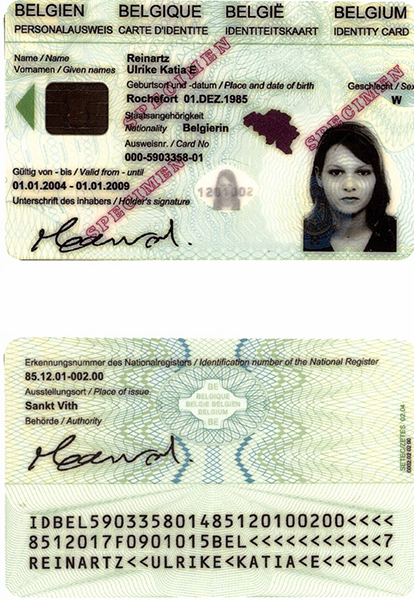
#> input picture orig/1_600.jpg, 414 x 600 px, found by its file name
$ python mrz.py   (older library calls are emulated)
#> lines starting #> are read from the running program, lines starting #| are printed output that depends on the picture; after the words box and inside, x2 and y2 are one past the last pixel; in counts of white or black regions, pixels touching at a corner belong together
# USAGE
# python detect_mrz.py --images examples

# import the necessary packages
#from imutils import paths
import numpy as np
import argparse
#import imutils
import cv2
import logging
# //Users/Warus/myFiles/Github/node-scanpassport/orig
# construct the argument parse and parse the arguments
ap = argparse.ArgumentParser()


#ap.add_argument("-i", "--images", required=True, help="path to images directory")
#args = vars(ap.parse_args())

# initialize a rectangular and square structuring kernel
rectKernel = cv2.getStructuringElement(cv2.MORPH_RECT, (13, 5))
sqKernel = cv2.getStructuringElement(cv2.MORPH_RECT, (21, 21))


imagePath = "/Users/Warus/myFiles/Github/node-scanpassport/orig/1_600.jpg"
# loop over the input image paths
#for imagePath in paths.list_images(args["images"]):
# load the image, resize it, and convert it to grayscale
image = cv2.imread(imagePath)
#> image is the input picture: shape (600, 414, 3); mean B, G, R 186.4, 203.7, 200.4
#image = imutils.resize(image, height=600)
gray = cv2.cvtColor(image, cv2.COLOR_BGR2GRAY)
#cv2.imshow("python gray", gray)

# smooth the image using a 3x3 Gaussian, then apply the blackhat
# morphological operator to find dark regions on a light background
gray = cv2.GaussianBlur(gray, (3, 3), 0)
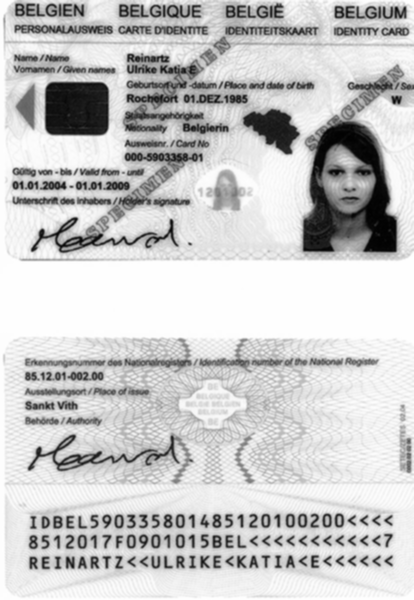
#> gray: shape (600, 414); min 1, max 255, mean 200.7
#cv2.imshow("python grayblur", gray)
blackhat = cv2.morphologyEx(gray, cv2.MORPH_BLACKHAT, rectKernel)
#cv2.imshow("python blackhat", blackhat)

# compute the Scharr gradient of the blackhat image and scale the
# result into the range [0, 255]
gradX = cv2.Sobel(blackhat, ddepth=cv2.CV_32F, dx=1, dy=0, ksize=-1)


gradX = np.absolute(gradX)
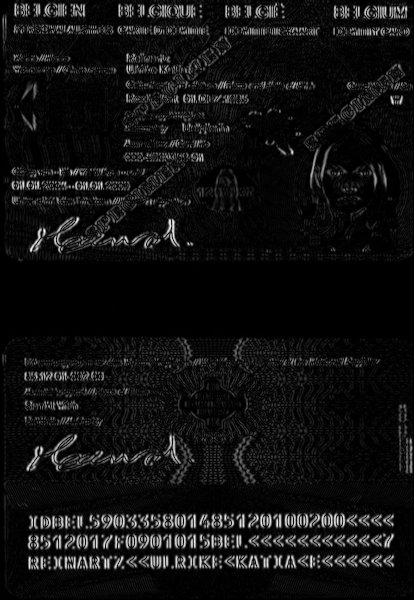
#> gradX: shape (600, 414) float32; min 0, max 2474, mean 173.3; drawn with min black and max white


#cv2.imshow("python blackhat", gradX)

(minVal, maxVal) = (np.min(gradX), np.max(gradX))
#> minVal = 0; maxVal = 2474
gradX = (255 * ((gradX - minVal) / (maxVal - minVal))).astype("uint8")


v1 = (gradX - minVal)
v2 = (maxVal - minVal)
#> v2 = 2474
v3 = v1/v2
v4 = 255 * v3
#cv2.imshow("python v1", gradX)
#cv2.imshow("python gradX", gradX)

#cv2.imshow("python blackhat", gradX)

# apply a closing operation using the rectangular kernel to close
# gaps in between letters -- then apply Otsu's thresholding method
gradX = cv2.morphologyEx(gradX, cv2.MORPH_CLOSE, rectKernel)
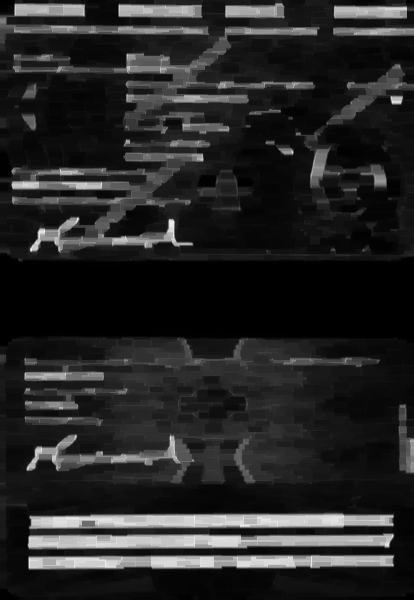
#> gradX: shape (600, 414); min 0, max 255, mean 37.8
cv2.imshow("python gradX close", gradX)
thresh = cv2.threshold(gradX, 0, 255, cv2.THRESH_OTSU)[1]
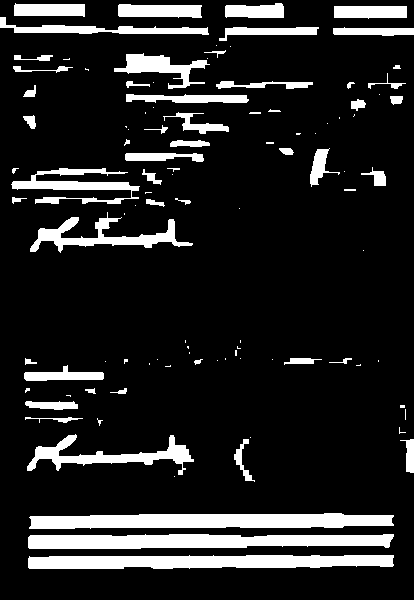
#> thresh: shape (600, 414); 13.6% white; 104 white regions (49 under 20 px), largest, box (x1, y1, x2, y2) and area: (29, 513, 394, 529) 4797, (28, 534, 394, 549) 4557, (28, 555, 394, 569) 4412

#cv2.imshow("python thresh close", gradX)
#print(cv2.THRESH_BINARY | cv2.THRESH_OTSU)

# perform another closing operation, this time using the square
# kernel to close gaps between lines of the MRZ, then perform a
# serieso of erosions to break apart connected components
thresh = cv2.morphologyEx(thresh, cv2.MORPH_CLOSE, sqKernel)
#> thresh: shape (600, 414); 25% white; 26 white regions (11 under 20 px), largest, box (x1, y1, x2, y2) and area: (0, 0, 414, 253) 30642, (28, 513, 394, 569) 19520, (24, 358, 194, 477) 5933
thresh = cv2.erode(thresh, None, iterations=4)
#> thresh: shape (600, 414); 17% white; 13 white regions (1 under 20 px), largest, box (x1, y1, x2, y2) and area: (32, 517, 390, 565) 16183, (16, 0, 245, 246) 15695, (29, 366, 185, 471) 2427

# during thresholding, it's possible that border pixels were
# included in the thresholding, so let's set 5% of the left and
# right borders to zero
p = int(image.shape[1] * 0.05)
#> p = 20
thresh[:, 0:p] = 0
thresh[:, image.shape[1] - p:] = 0
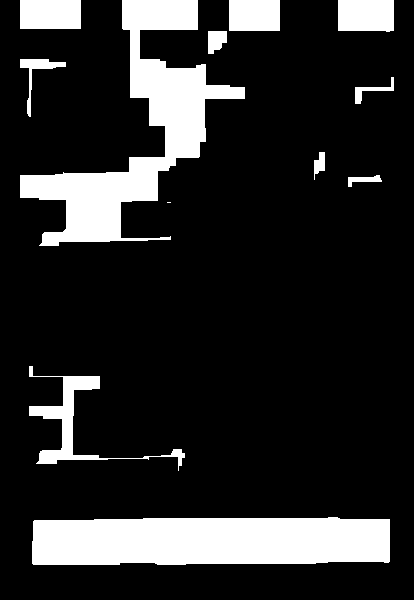
#> thresh: shape (600, 414); 16.4% white; 12 white regions (1 under 20 px)

# find contours in the thresholded image and sort them by their
# size
cnts = cv2.findContours(thresh.copy(), cv2.RETR_EXTERNAL,
	cv2.CHAIN_APPROX_SIMPLE)[-2]
#> cnts = 12 contours, 1 with area under 20; largest, box (x1, y1, x2, y2) and area: (32, 517, 390, 565) 15783, (20, 0, 245, 246) 14970, (29, 366, 185, 471) 2078, (20, 0, 81, 29) 1680, (338, 0, 394, 32) 1654
cnts = sorted(cnts, key=cv2.contourArea, reverse=True)

# loop over the contours
for c in cnts:
	# compute the bounding box of the contour and use the contour to
	# compute the aspect ratio and coverage ratio of the bounding box
	# width to the width of the image
	(x, y, w, h) = cv2.boundingRect(c)
	ar = w / float(h)
	crWidth = w / float(gray.shape[1])

	# check to see if the aspect ratio and coverage width are within
	# acceptable criteria
	if ar > 5 and crWidth > 0.75:
		# pad the bounding box since we applied erosions and now need
		# to re-grow it
		pX = int((x + w) * 0.03)
		pY = int((y + h) * 0.03)
		(x, y) = (x - pX, y - pY)
		(w, h) = (w + (pX * 2), h + (pY * 2))

		# extract the ROI from the image and draw a bounding box
		# surrounding the MRZ
		roi = image[y:y + h, x:x + w].copy()
		cv2.rectangle(image, (x, y), (x + w, y + h), (0, 255, 0), 2)
		break
#> this loop made 1 pass
#> (x, y, w, h, ar, crWidth, pX, pY) on pass 1: (21, 501, 380, 80, 7.46, 0.865, 11, 16)
#> pass 1, `roi = image[y:y + h, x:x + w].copy()`:
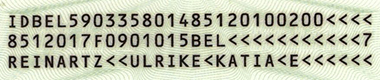
#> roi: shape (80, 380, 3); mean B, G, R 172.9, 194.6, 190.6
#> after the loop:
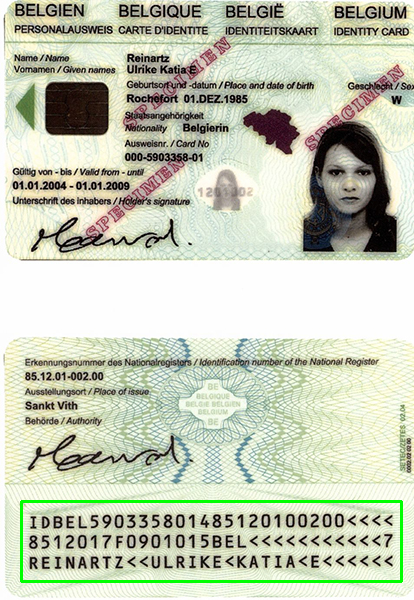
#> image: shape (600, 414, 3); 1.11% of pixels changed, all inside (x1, y1, x2, y2) = (20, 500, 403, 583)

# show the output images
#cv2.imshow("python Image", image)
#cv2.imshow("python ROI", roi)
cv2.waitKey(0)
